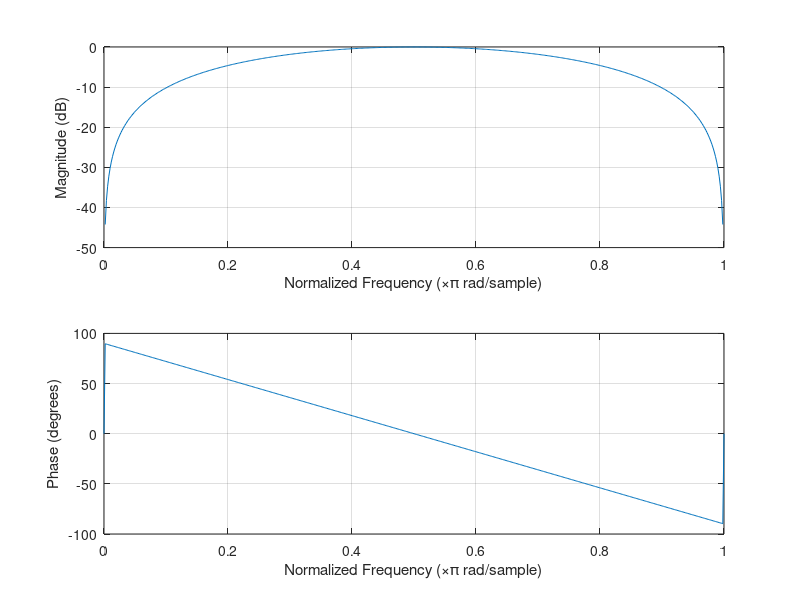

The MATLAB source for this figure: (Note: this script raises an error after producing the figure.)
% Band-pass Filter

% This script implements and analyzes a band-pass filter

clc;clear;
%Input Signal - impulse
x = [1 ; 0 ; 0 ; 0 ; 0];
N = 5;

y = zeros(N,1);

x1 = 0; % sample with 1-sample of delay
x2 = 0; % 2-sample of delay

for n = 1:N
    
    y(n,1) = 0.5*(x(n,1) + -1*x2);
    x2 = x1;
    x1 = x(n,1);
    
   % if (n-2) < 1
    %    y(n,1) = 0.5 * x(n,1);
   % else
        % Two samples of Delay
    %    y(n,1) = 0.5 * (x(n,1) + -1*x(n-2,1));
    %end
end

h = [0.5, 0, -0.5];
freqz(h);

%Fs = 48000;
N = 1*Fs;
x = 0.2 * randn(N,1);

y = conv(x,h);

% or sound(y,Fs);
sound(x,Fs);